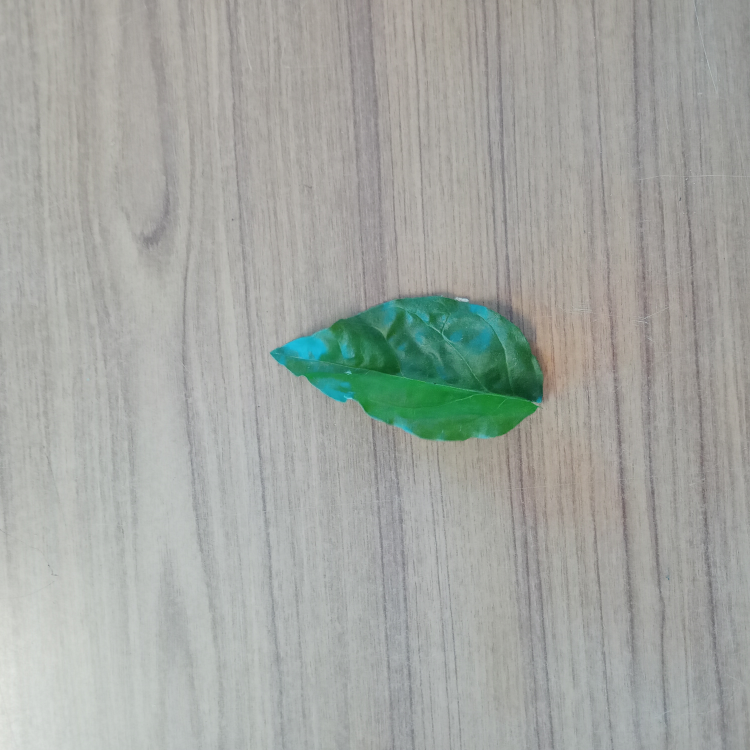
#> input picture DATA_SET/1.jpg, 3000 x 3000 px (shown at 1/4 size)
$ python extraction.py
#> lines starting #> are read from the running program, lines starting #| are printed output that depends on the picture; after the words box and inside, x2 and y2 are one past the last pixel; in counts of white or black regions, pixels touching at a corner belong together
import cv2
import numpy as np
import matplotlib.pyplot as plt

reducing_factor = 750

# Read the image
folder_path = "./DATA_SET/"
image = cv2.imread(f"{folder_path}1.jpg")
#> image is the input picture: shape (3000, 3000, 3); mean B, G, R 161.7, 166.7, 163.1
image = cv2.resize(image, (reducing_factor, reducing_factor))
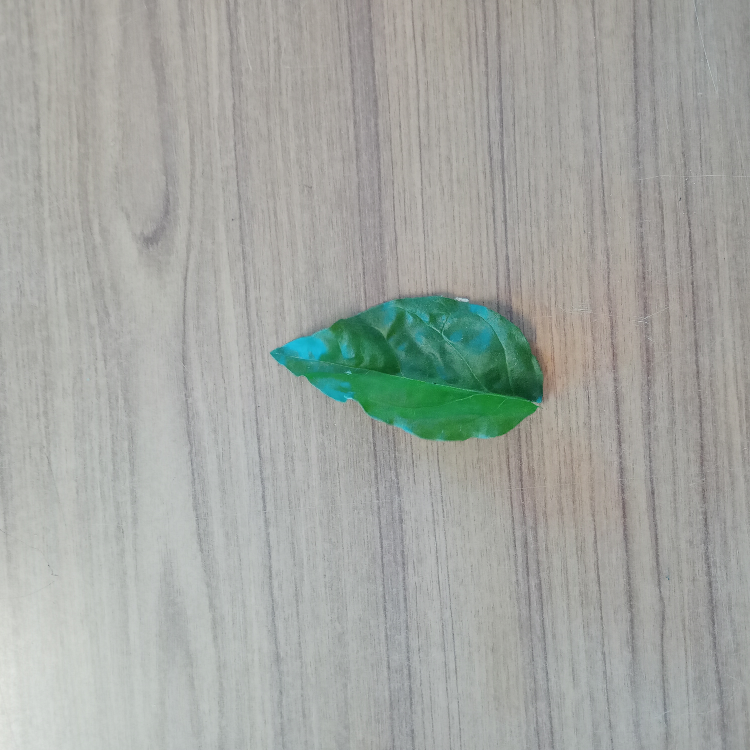
#> image: shape (750, 750, 3); mean B, G, R 161.7, 166.8, 163.1
image = cv2.cvtColor(image, cv2.COLOR_BGR2RGB)
hsv = cv2.cvtColor(image, cv2.COLOR_BGR2HSV)
#> hsv: shape (750, 750, 3); mean H, S, V 76.7, 16.8, 168.5

# Define lower and upper bounds for green color
lower_green = np.array([35, 40, 40])  # Lower bound (H: 35, S: 40, V: 40)
upper_green = np.array([85, 255, 255])  # Upper bound (H: 85, S: 255, V: 255)

# Create a binary mask where green pixels are 255 (white), others are 0 (black)
mask = cv2.inRange(hsv, lower_green, upper_green)
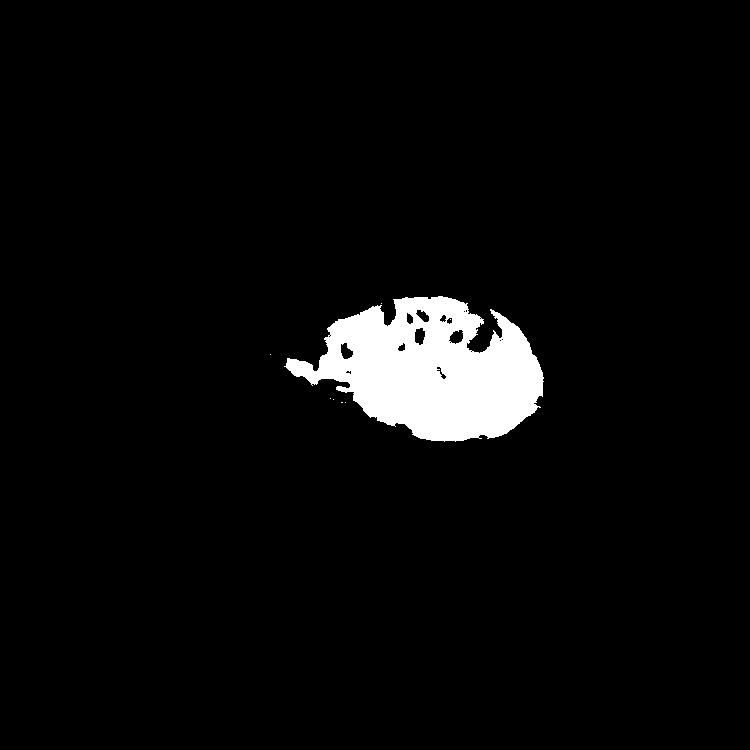
#> mask: shape (750, 750); 4.1% white; 8 white regions (7 under 20 px), largest, box (x1, y1, x2, y2) and area: (284, 296, 544, 442) 22982

# Apply the mask on the original image using bitwise_and
result = cv2.bitwise_and(image, image, mask=mask)
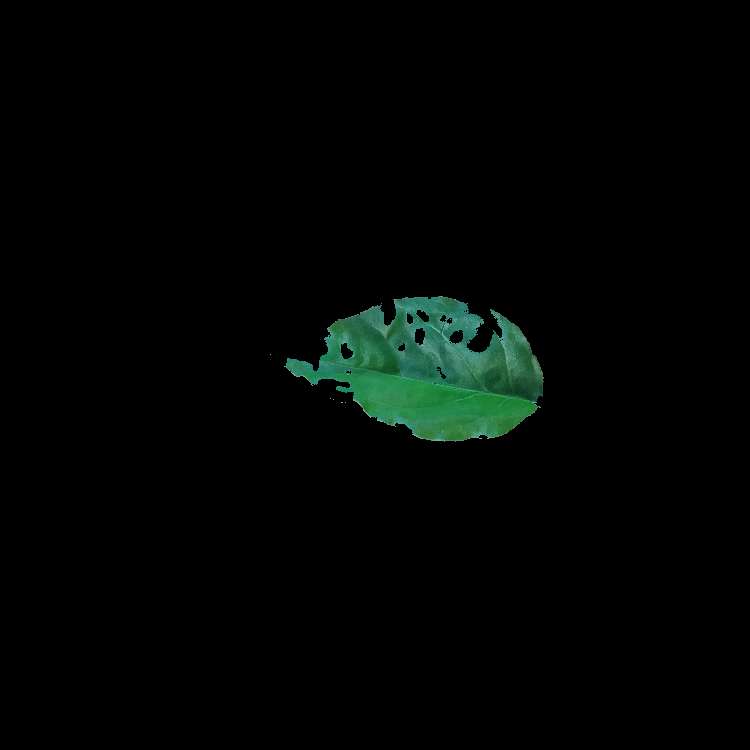
#> result: shape (750, 750, 3); mean R, G, B 1.9, 5.1, 3.4

# Display the results
# cv2.imshow("Original Image", image)
# cv2.imshow("Mask", mask)  # Binary mask (Black & White)
# cv2.imshow("Extracted Leaf", result)  # Only the green part remains

fig, ax = plt.subplots(1, 3, figsize=(10, 10))

ax[0].axis('off')
ax[0].imshow(image)
ax[0].set_title('Original')

# ax[1].axis('off')
ax[1].imshow(mask, cmap='Greys')
ax[1].set_title('Mask')

# ax[2].axis('off')
ax[2].imshow(result)
ax[2].set_title('Extracted Result')

plt.show()
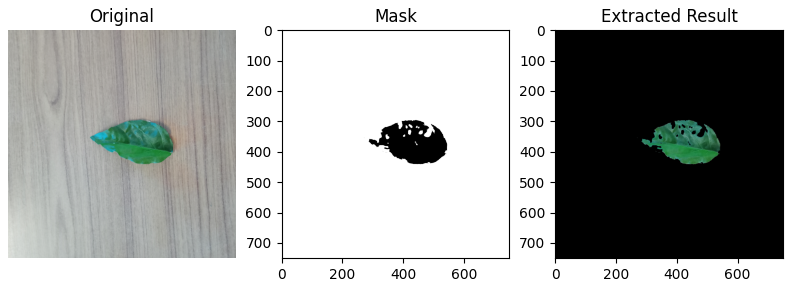
#> figure drawn by matplotlib, 3 panels

cv2.waitKey(0)
cv2.destroyAllWindows()

$ run again, with DATA_SET/10.jpg copied over DATA_SET/1.jpg
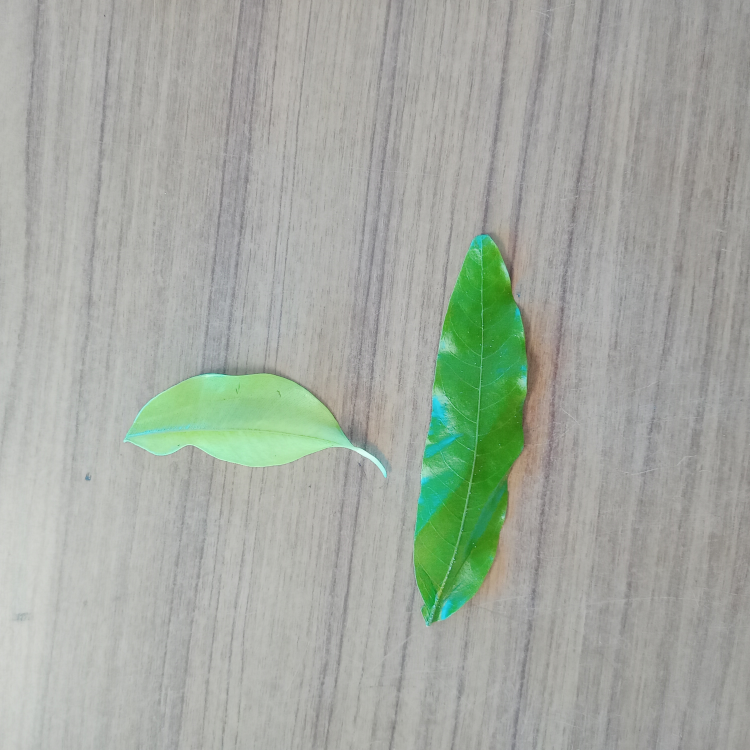
#> input picture DATA_SET/10.jpg, 3000 x 3000 px (shown at 1/4 size)
#> image is the input picture: shape (3000, 3000, 3); mean B, G, R 161.1, 170.2, 163.9
#> hsv: shape (750, 750, 3); mean H, S, V 82.6, 17.4, 171.2
#> `mask = cv2.inRange(hsv, lower_green, upper_green)`:
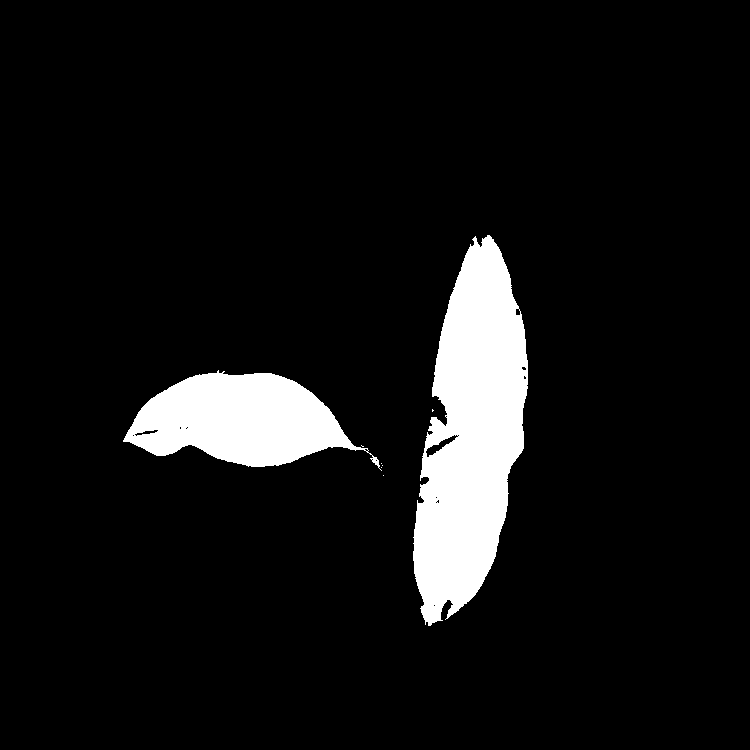
#> mask: shape (750, 750); 7.7% white; 8 white regions (6 under 20 px), largest, box (x1, y1, x2, y2) and area: (413, 235, 528, 626) 28561, (123, 370, 382, 471) 14993
#> `plt.show()`:
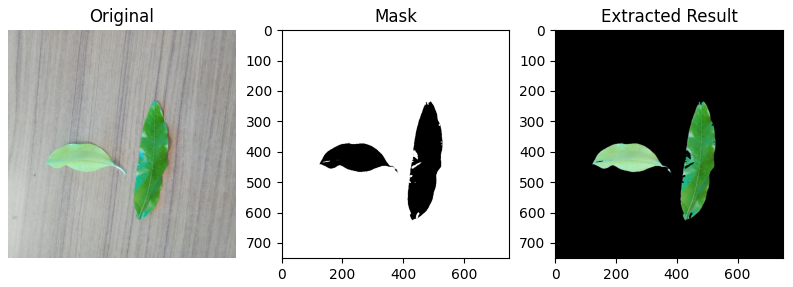
#> figure drawn by matplotlib, 3 panels

$ run again, with DATA_SET/11.jpg copied over DATA_SET/1.jpg
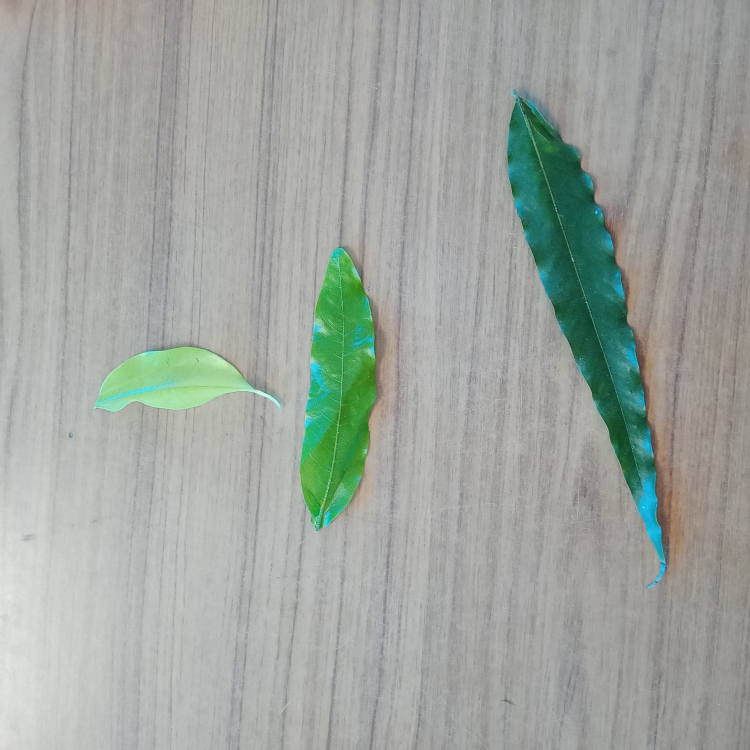
#> input picture DATA_SET/11.jpg, 3000 x 3000 px (shown at 1/4 size)
#> image is the input picture: shape (3000, 3000, 3); mean B, G, R 159.7, 165.7, 159
#> hsv: shape (750, 750, 3); mean H, S, V 68, 20.1, 167
#> `mask = cv2.inRange(hsv, lower_green, upper_green)`:
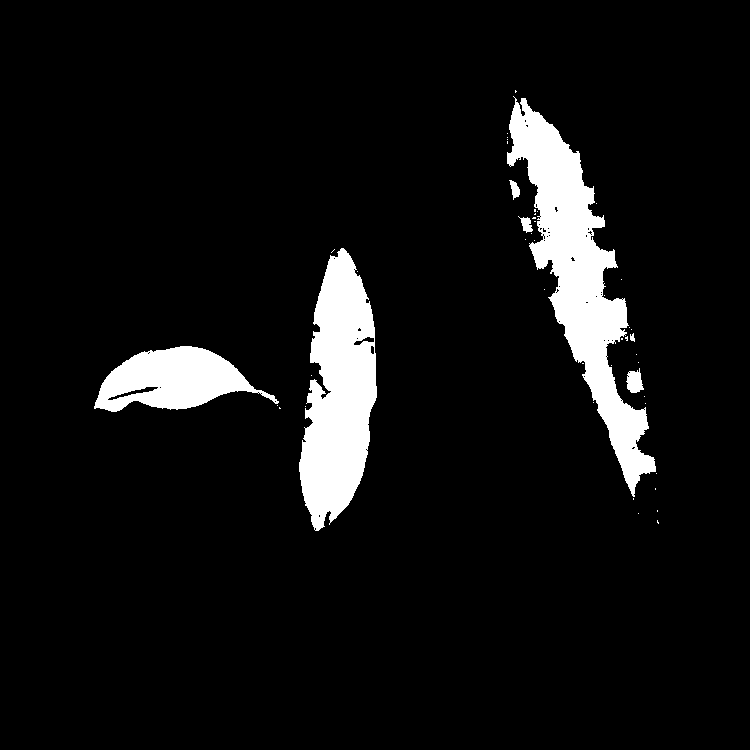
#> mask: shape (750, 750); 7.1% white; 47 white regions (40 under 20 px), largest, box (x1, y1, x2, y2) and area: (507, 96, 656, 497) 17908, (299, 248, 377, 531) 14538, (94, 346, 279, 412) 6906
#> `plt.show()`:
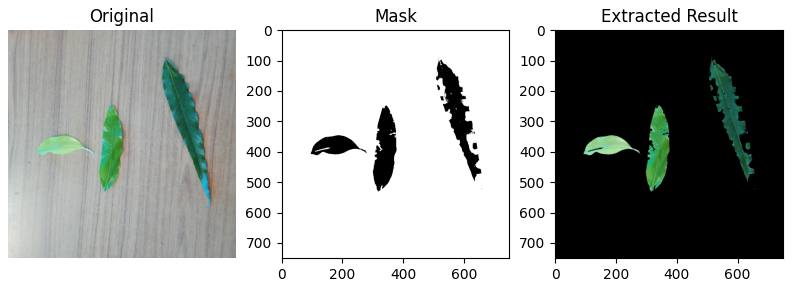
#> figure drawn by matplotlib, 3 panels

$ run again, with DATA_SET/12.jpg copied over DATA_SET/1.jpg
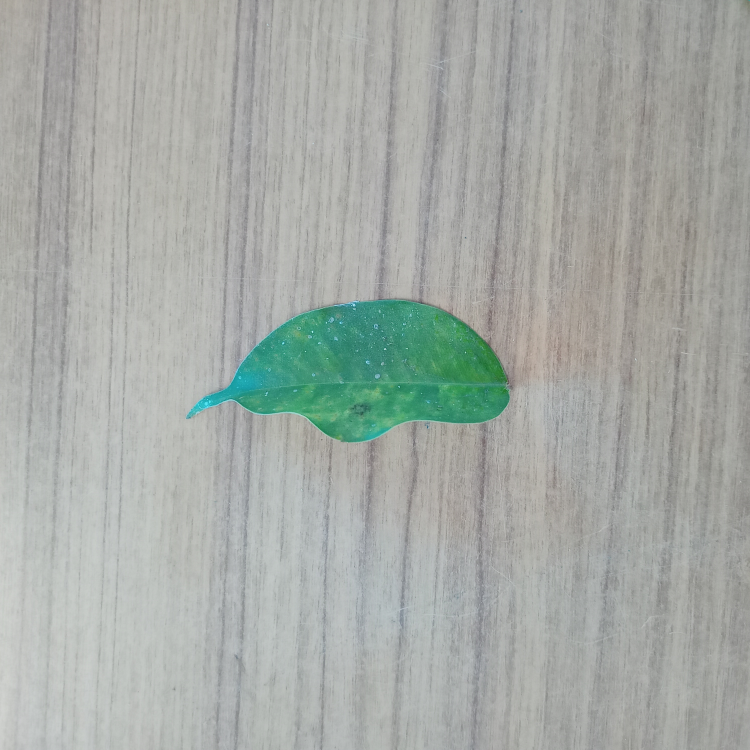
#> input picture DATA_SET/12.jpg, 3000 x 3000 px (shown at 1/4 size)
#> image is the input picture: shape (3000, 3000, 3); mean B, G, R 166.1, 170.9, 165.5
#> hsv: shape (750, 750, 3); mean H, S, V 71.2, 14.7, 171.7
#> `mask = cv2.inRange(hsv, lower_green, upper_green)`:
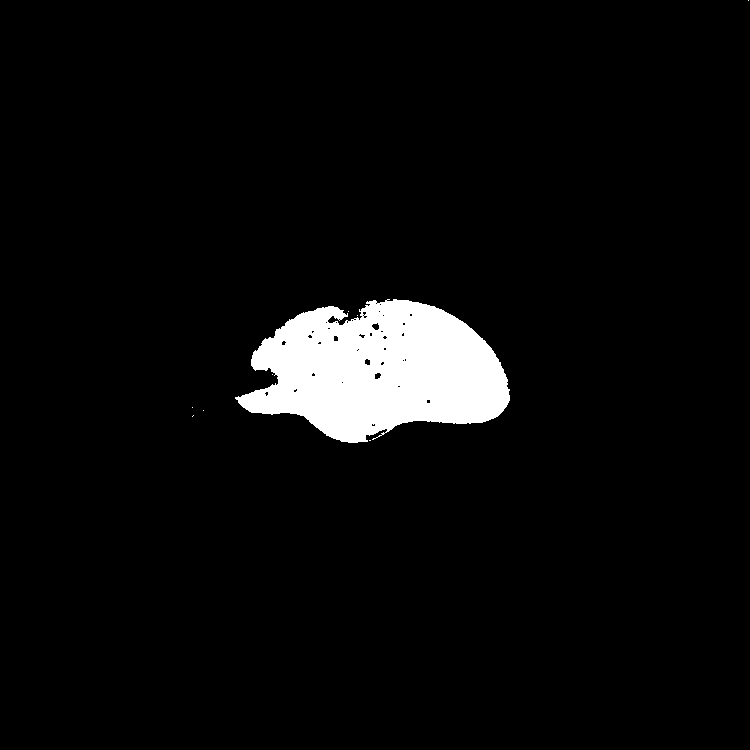
#> mask: shape (750, 750); 4.7% white; 9 white regions (8 under 20 px), largest, box (x1, y1, x2, y2) and area: (235, 299, 510, 443) 26539
#> `plt.show()`:
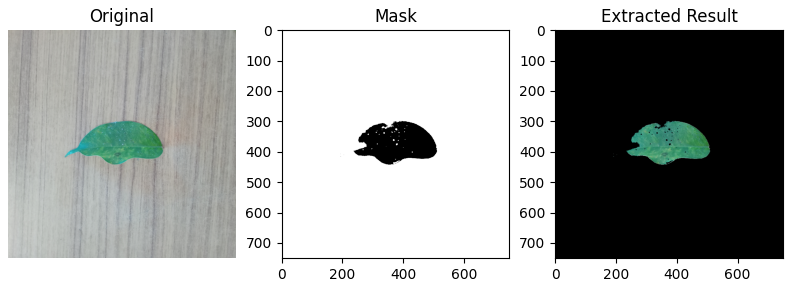
#> figure drawn by matplotlib, 3 panels
